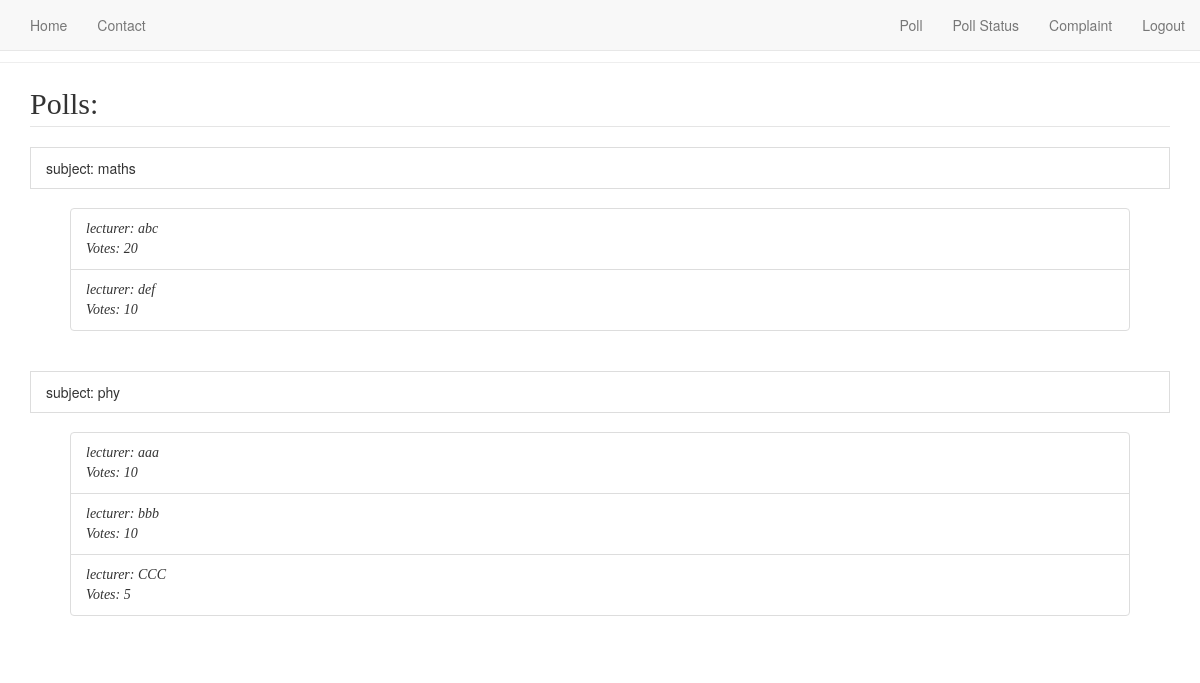
The page /poll_status/ (signed in) on the database its author committed.
### complaint/models.py (models this page shows, shortened)
class Poll(models.Model):
	lecturer = models.ManyToManyField(Lecturer,related_name='lecturer')
	subject = models.CharField(max_length=100,null=True)
	date = models.DateTimeField(auto_now_add=True)
	created_date = models.DateTimeField(default=timezone.now)

class Lecturer(models.Model):
    pollno = models.CharField(max_length=255,null=True)
    name = models.CharField(max_length=255)
    des = models.TextField(max_length=255)
    votes = models.IntegerField(default=0)

### complaint/views.py (the view)
# urls.py: url(r'poll_status/$',status,name='poll_status'),
@login_required
def status(request):
    c=Poll.objects.all()
    lect = Lecturer.objects.all()
    count=0
    for x in lect:
        count = count + x.votes
    args={'c':c,'count':count,'lect':lect}
    return render(request,'complaint/poll_status.html',args)

### complaint/templates/complaint/poll_status.html (shortened to what this page needs)
{% extends 'base.html' %}
{% block body %}
<hr><hr><hr>
<body>
<div class="container">
	<legend>Polls:</legend>
{% for choice in c %}
	<li class="list-group-item">subject: {{choice.subject}}</li>
	 <div class="card">
<ul class="list-group list-group-flush">
	{% for lect in choice.lecturer.all %}
	<li class="list-group-item">lecturer: {{lect.name}}<br>Votes: {{lect.votes}}</li>
		{% endfor %}
</ul>
</div>
{% endfor %}
</div>
</body>
{% endblock %}

### complaint/templates/complaint/poll_status.html (style rules this page uses)
div.card { margin:auto; padding: 20px; text-align: left; font-size: 100%; font-family: verdana; font-style: italic; width: 110rem; }
legend { font-size:30px; text-align:left; font-family: verdana; }

### rows shown on the page
Poll: subject "maths"
Lecturer: name "abc", votes "20"
Lecturer: name "def", votes "10"
Poll: subject "phy"
Lecturer: name "aaa", votes "10"
Lecturer: name "bbb", votes "10"
Lecturer: name "CCC", votes "5"
